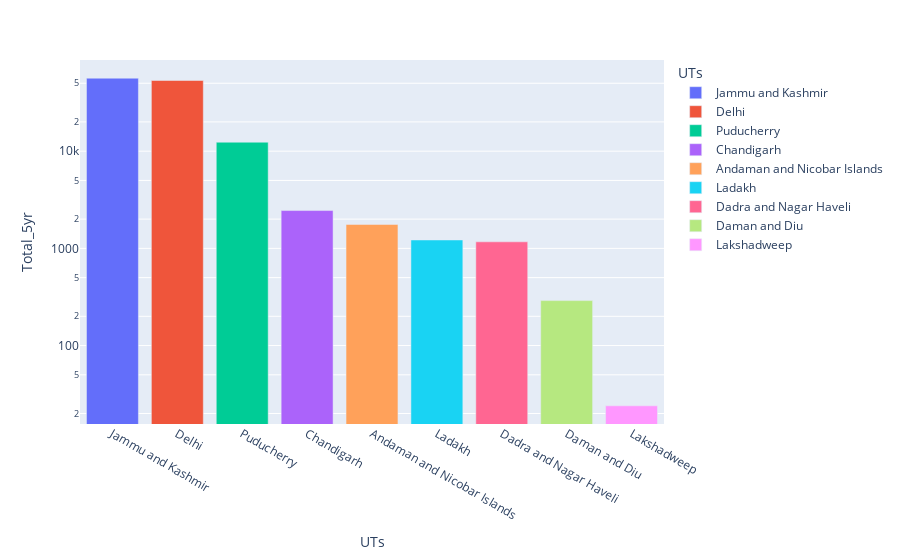

Write notebook code for a chart like this one.
### Code cell
px.bar(top_ut.reset_index(), x='UTs', y='Total_5yr', color='UTs', log_y=True)

### Figure 1 — Plotly figure (JSON) as saved in the notebook; plotly's stock layout.template omitted (floating-point values rounded to 4 significant figures)
{"data": [{"hovertemplate": "UTs=%{x}<br>Total_5yr=%{y}<extra></extra>", "legendgroup": "Jammu and Kashmir", "marker": {"color": "#636efa", "pattern": {"shape": ""}}, "name": "Jammu and Kashmir", "orientation": "v", "showlegend": true, "textposition": "auto", "type": "bar", "x": ["Jammu and Kashmir"], "xaxis": "x", "y": [56356], "yaxis": "y"}, {"hovertemplate": "UTs=%{x}<br>Total_5yr=%{y}<extra></extra>", "legendgroup": "Delhi", "marker": {"color": "#EF553B", "pattern": {"shape": ""}}, "name": "Delhi", "orientation": "v", "showlegend": true, "textposition": "auto", "type": "bar", "x": ["Delhi"], "xaxis": "x", "y": [53350], "yaxis": "y"}, {"hovertemplate": "UTs=%{x}<br>Total_5yr=%{y}<extra></extra>", "legendgroup": "Puducherry", "marker": {"color": "#00cc96", "pattern": {"shape": ""}}, "name": "Puducherry", "orientation": "v", "showlegend": true, "textposition": "auto", "type": "bar", "x": ["Puducherry"], "xaxis": "x", "y": [12376], "yaxis": "y"}, {"hovertemplate": "UTs=%{x}<br>Total_5yr=%{y}<extra></extra>", "legendgroup": "Chandigarh", "marker": {"color": "#ab63fa", "pattern": {"shape": ""}}, "name": "Chandigarh", "orientation": "v", "showlegend": true, "textposition": "auto", "type": "bar", "x": ["Chandigarh"], "xaxis": "x", "y": [2450], "yaxis": "y"}, {"hovertemplate": "UTs=%{x}<br>Total_5yr=%{y}<extra></extra>", "legendgroup": "Andaman and Nicobar Islands", "marker": {"color": "#FFA15A", "pattern": {"shape": ""}}, "name": "Andaman and Nicobar Islands", "orientation": "v", "showlegend": true, "textposition": "auto", "type": "bar", "x": ["Andaman and Nicobar Islands"], "xaxis": "x", "y": [1762], "yaxis": "y"}, {"hovertemplate": "UTs=%{x}<br>Total_5yr=%{y}<extra></extra>", "legendgroup": "Ladakh", "marker": {"color": "#19d3f3", "pattern": {"shape": ""}}, "name": "Ladakh", "orientation": "v", "showlegend": true, "textposition": "auto", "type": "bar", "x": ["Ladakh"], "xaxis": "x", "y": [1220], "yaxis": "y"}, {"hovertemplate": "UTs=%{x}<br>Total_5yr=%{y}<extra></extra>", "legendgroup": "Dadra and Nagar Haveli", "marker": {"color": "#FF6692", "pattern": {"shape": ""}}, "name": "Dadra and Nagar Haveli", "orientation": "v", "showlegend": true, "textposition": "auto", "type": "bar", "x": ["Dadra and Nagar Haveli"], "xaxis": "x", "y": [1168], "yaxis": "y"}, {"hovertemplate": "UTs=%{x}<br>Total_5yr=%{y}<extra></extra>", "legendgroup": "Daman and Diu", "marker": {"color": "#B6E880", "pattern": {"shape": ""}}, "name": "Daman and Diu", "orientation": "v", "showlegend": true, "textposition": "auto", "type": "bar", "x": ["Daman and Diu"], "xaxis": "x", "y": [290], "yaxis": "y"}, {"hovertemplate": "UTs=%{x}<br>Total_5yr=%{y}<extra></extra>", "legendgroup": "Lakshadweep", "marker": {"color": "#FF97FF", "pattern": {"shape": ""}}, "name": "Lakshadweep", "orientation": "v", "showlegend": true, "textposition": "auto", "type": "bar", "x": ["Lakshadweep"], "xaxis": "x", "y": [24], "yaxis": "y"}], "layout": {"barmode": "relative", "legend": {"title": {"text": "UTs"}, "tracegroupgap": 0}, "margin": {"t": 60}, "xaxis": {"anchor": "y", "categoryarray": ["Jammu and Kashmir", "Delhi", "Puducherry", "Chandigarh", "Andaman and Nicobar Islands", "Ladakh", "Dadra and Nagar Haveli", "Daman and Diu", "Lakshadweep"], "categoryorder": "array", "domain": [0, 1], "title": {"text": "UTs"}}, "yaxis": {"anchor": "x", "domain": [0, 1], "title": {"text": "Total_5yr"}, "type": "log"}}}
